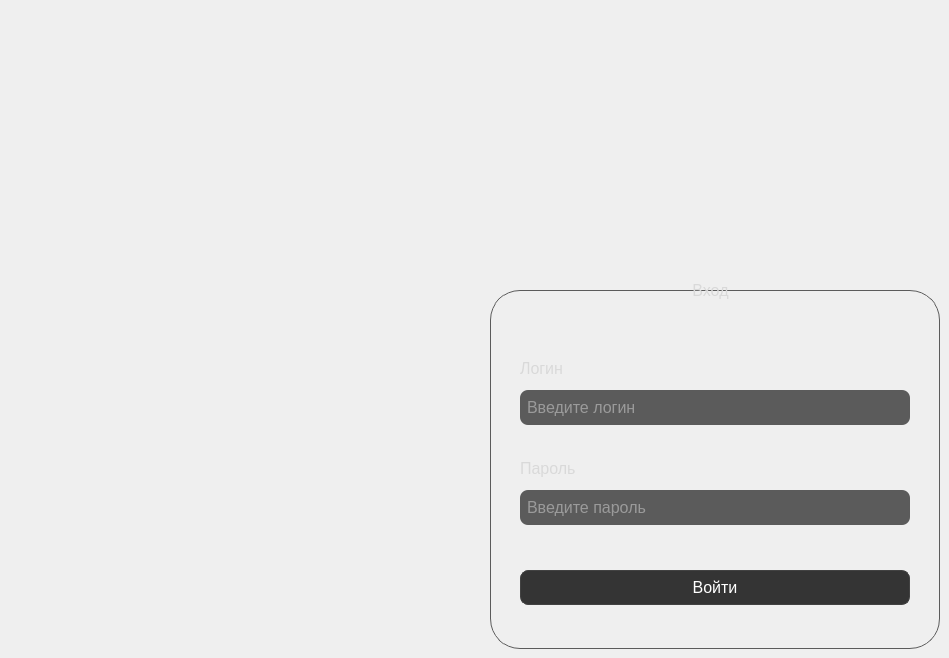
    <widget class="QWidget" name="login_page">
     <widget class="QFrame" name="login_page_frame">
      <property name="geometry">
       <rect>
        <x>490</x>
        <y>290</y>
        <width>450</width>
        <height>359</height>
       </rect>
      </property>
      <property name="minimumSize">
       <size>
        <width>450</width>
        <height>320</height>
       </size>
      </property>
      <property name="maximumSize">
       <size>
        <width>399</width>
        <height>16777215</height>
       </size>
      </property>
      <property name="styleSheet">
       <string notr="true">border: 1px solid rgb(91, 91, 91);
border-radius: 30px;</string>
      </property>
      <property name="frameShape">
       <enum>QFrame::StyledPanel</enum>
      </property>
      <property name="frameShadow">
       <enum>QFrame::Raised</enum>
      </property>
      <widget class="QWidget" name="login_page_login" native="true">
       <property name="geometry">
        <rect>
         <x>30</x>
         <y>40</y>
         <width>399</width>
         <height>101</height>
        </rect>
       </property>
       <property name="minimumSize">
        <size>
         <width>0</width>
         <height>101</height>
        </size>
       </property>
       <property name="styleSheet">
        <string notr="true">border: none</string>
       </property>
       <widget class="QLabel" name="login_page_login_header">
        <property name="geometry">
         <rect>
          <x>0</x>
          <y>30</y>
          <width>67</width>
          <height>17</height>
         </rect>
        </property>
        <property name="minimumSize">
         <size>
          <width>0</width>
          <height>17</height>
         </size>
        </property>
        <property name="font">
         <font>
          <pointsize>12</pointsize>
         </font>
        </property>
        <property name="styleSheet">
         <string notr="true">color: rgb(217, 217, 217);</string>
        </property>
        <property name="text">
         <string>Логин</string>
        </property>
       </widget>
       <widget class="QLineEdit" name="login_page_login_lineedit">
        <property name="geometry">
         <rect>
          <x>0</x>
          <y>60</y>
          <width>390</width>
          <height>35</height>
         </rect>
        </property>
        <property name="minimumSize">
         <size>
          <width>0</width>
          <height>35</height>
         </size>
        </property>
        <property name="font">
         <font>
          <pointsize>12</pointsize>
         </font>
        </property>
        <property name="styleSheet">
         <string notr="true">color: rgb(217, 217, 217);
border-color: rgb(66, 66, 66);
background-color: rgb(91, 91, 91);
border-radius: 8px;
padding: 5px;</string>
        </property>
        <property name="text">
         <string/>
        </property>
        <property name="placeholderText">
         <string>Введите логин</string>
        </property>
       </widget>
      </widget>
      <widget class="QWidget" name="login_page_pswrd" native="true">
       <property name="geometry">
        <rect>
         <x>30</x>
         <y>140</y>
         <width>399</width>
         <height>101</height>
        </rect>
       </property>
       <property name="minimumSize">
        <size>
         <width>0</width>
         <height>101</height>
        </size>
       </property>
       <property name="styleSheet">
        <string notr="true">border: none</string>
       </property>
       <widget class="QLabel" name="login_page_psswrd_label">
        <property name="geometry">
         <rect>
          <x>0</x>
          <y>30</y>
          <width>67</width>
          <height>17</height>
         </rect>
        </property>
        <property name="minimumSize">
         <size>
          <width>0</width>
          <height>17</height>
         </size>
        </property>
        <property name="font">
         <font>
          <pointsize>12</pointsize>
         </font>
        </property>
        <property name="styleSheet">
         <string notr="true">color: rgb(217, 217, 217);</string>
        </property>
        <property name="text">
         <string>Пароль</string>
        </property>
       </widget>
       <widget class="QLineEdit" name="login_page_pswrd_lineedit">
        <property name="geometry">
         <rect>
          <x>0</x>
          <y>60</y>
          <width>390</width>
          <height>35</height>
         </rect>
        </property>
        <property name="minimumSize">
         <size>
          <width>0</width>
          <height>35</height>
         </size>
        </property>
        <property name="font">
         <font>
          <pointsize>12</pointsize>
         </font>
        </property>
        <property name="styleSheet">
         <string notr="true">color: rgb(217, 217, 217);
border-color: rgb(66, 66, 66);
background-color: rgb(91, 91, 91);
border-radius: 8px;
padding: 5px;</string>
        </property>
        <property name="text">
         <string/>
        </property>
        <property name="echoMode">
         <enum>QLineEdit::Password</enum>
        </property>
        <property name="placeholderText">
         <string>Введите пароль</string>
        </property>
       </widget>
      </widget>
      <widget class="QPushButton" name="login_page_btn">
       <property name="enabled">
        <bool>true</bool>
       </property>
       <property name="geometry">
        <rect>
         <x>30</x>
         <y>280</y>
         <width>390</width>
         <height>35</height>
        </rect>
       </property>
       <property name="minimumSize">
        <size>
         <width>0</width>
         <height>35</height>
        </size>
       </property>
       <property name="maximumSize">
        <size>
         <width>16777215</width>
         <height>10000</height>
        </size>
       </property>
       <property name="font">
        <font>
         <pointsize>12</pointsize>
        </font>
       </property>
       <property name="styleSheet">
        <string notr="true">QPushButton {
	background-color:rgb(52, 52, 52);
	border-color: rgb(66, 66, 66);
	color: rgb(255, 255, 255);
	border-radius: 8px;	
}
QPushButton:hover {
    background-color: rgba(255, 255, 255, 0.3);
	color: rgb(52, 52, 52);
	cursor: hand;
}</string>
       </property>
       <property name="text">
        <string>Войти</string>
       </property>
       <property name="iconSize">
        <size>
         <width>16</width>
         <height>16</height>
        </size>
       </property>
      </widget>
     </widget>
     <widget class="QLabel" name="login_page_header">
      <property name="geometry">
       <rect>
        <x>660</x>
        <y>280</y>
        <width>101</width>
        <height>20</height>
       </rect>
      </property>
      <property name="font">
       <font>
        <pointsize>12</pointsize>
       </font>
      </property>
      <property name="styleSheet">
       <string notr="true">border: none;
color: rgb(217, 217, 217)</string>
      </property>
      <property name="text">
       <string>Вход</string>
      </property>
      <property name="alignment">
       <set>Qt::AlignCenter</set>
      </property>
     </widget>
    </widget>
